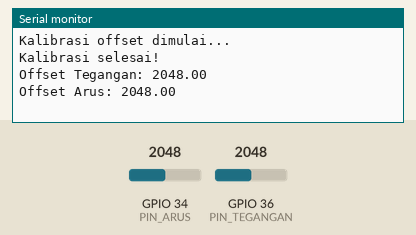
This sketch was run on a simulated ESP32. Shown: the last lines printed to the serial monitor. The test bench sets the inputs (shaded band); at power-on: GPIO 34 (PIN_ARUS) = 2048, GPIO 36 (PIN_TEGANGAN) = 2048.

Above: at 10.2 s.
10.3 s: GPIO 34 (PIN_ARUS) set to 2866
At 11.8 s:
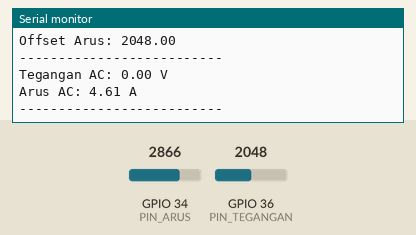
12.5 s: GPIO 36 (PIN_TEGANGAN) set to 2866
At 15.5 s:
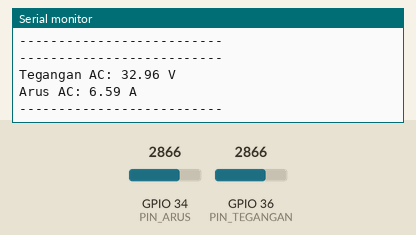

The sketch:

ZMPT101B_ACS712.ino
```cpp
#include <Arduino.h>

// Pin untuk modul ZMPT101B dan ACS712
#define PIN_TEGANGAN 36 // ZMPT101B
#define PIN_ARUS 34     // ACS712

// Variabel kalibrasi
float teganganKalibrasi = 100.0; // Kalibrasi ZMPT101B
float arusKalibrasi = 10.0;      // Kalibrasi ACS712

// Variabel untuk menyimpan offset
float offsetTegangan = 0;
float offsetArus = 0;

// Konfigurasi rata-rata pembacaan
const int sampleCount = 10; // Jumlah sampel untuk rata-rata
int delayPerSample = 100;   // Delay antar pembacaan (ms)

// Fungsi kalibrasi offset tegangan
float kalibrasiTegangan() {
  float total = 0;
  for (int i = 0; i < sampleCount; i++) {
    int adcValue = analogRead(PIN_TEGANGAN);
    total += adcValue;
    delay(delayPerSample);
  }
  return total / sampleCount; // Nilai rata-rata ADC
}

// Fungsi kalibrasi offset arus
float kalibrasiArus() {
  float total = 0;
  for (int i = 0; i < sampleCount; i++) {
    int adcValue = analogRead(PIN_ARUS);
    total += adcValue;
    delay(delayPerSample);
  }
  return total / sampleCount; // Nilai rata-rata ADC
}

// Fungsi pembacaan tegangan AC
float bacaTegangan() {
  float total = 0;
  for (int i = 0; i < sampleCount; i++) {
    int adcValue = analogRead(PIN_TEGANGAN);
    float tegangan = ((adcValue - offsetTegangan) / 4095.0) * 3.3 * teganganKalibrasi;
    total += tegangan > 0 ? tegangan : 0; // Pastikan nilai positif
    delay(delayPerSample);
  }
  return total / sampleCount;
}

// Fungsi pembacaan arus AC
float bacaArus() {
  float total = 0;
  for (int i = 0; i < sampleCount; i++) {
    int adcValue = analogRead(PIN_ARUS);
    float arus = ((adcValue - offsetArus) / 4095.0) * 3.3 * arusKalibrasi;
    total += arus > 0 ? arus : 0; // Pastikan nilai positif
    delay(delayPerSample);
  }
  return total / sampleCount;
}

void setup() {
  Serial.begin(115200);
  pinMode(PIN_TEGANGAN, INPUT);
  pinMode(PIN_ARUS, INPUT);

  Serial.println("Kalibrasi offset dimulai...");

  // Kalibrasi ulang beberapa kali untuk stabilitas
  for (int i = 0; i < 3; i++) {
    offsetTegangan = kalibrasiTegangan();
    offsetArus = kalibrasiArus();
    delay(1000); // Tunggu sebelum pengambilan ulang
  }

  Serial.println("Kalibrasi selesai!");
  Serial.print("Offset Tegangan: ");
  Serial.println(offsetTegangan);
  Serial.print("Offset Arus: ");
  Serial.println(offsetArus);
}

void loop() {
  float teganganAC = bacaTegangan();
  float arusAC = bacaArus();

  Serial.println("--------------------------");
  Serial.print("Tegangan AC: ");
  Serial.print(teganganAC);
  Serial.println(" V");
  Serial.print("Arus AC: ");
  Serial.print(arusAC);
  Serial.println(" A");
  Serial.println("--------------------------");

  delay(1000); // Delay antar tampilan hasil
}
```

Measured:
- after the input at 10.3 s, the serial monitor: prints a new line after 0.71 s (image 1)
- after the input at 12.5 s, the serial monitor: prints a new line after 1.5 s (image 2)
